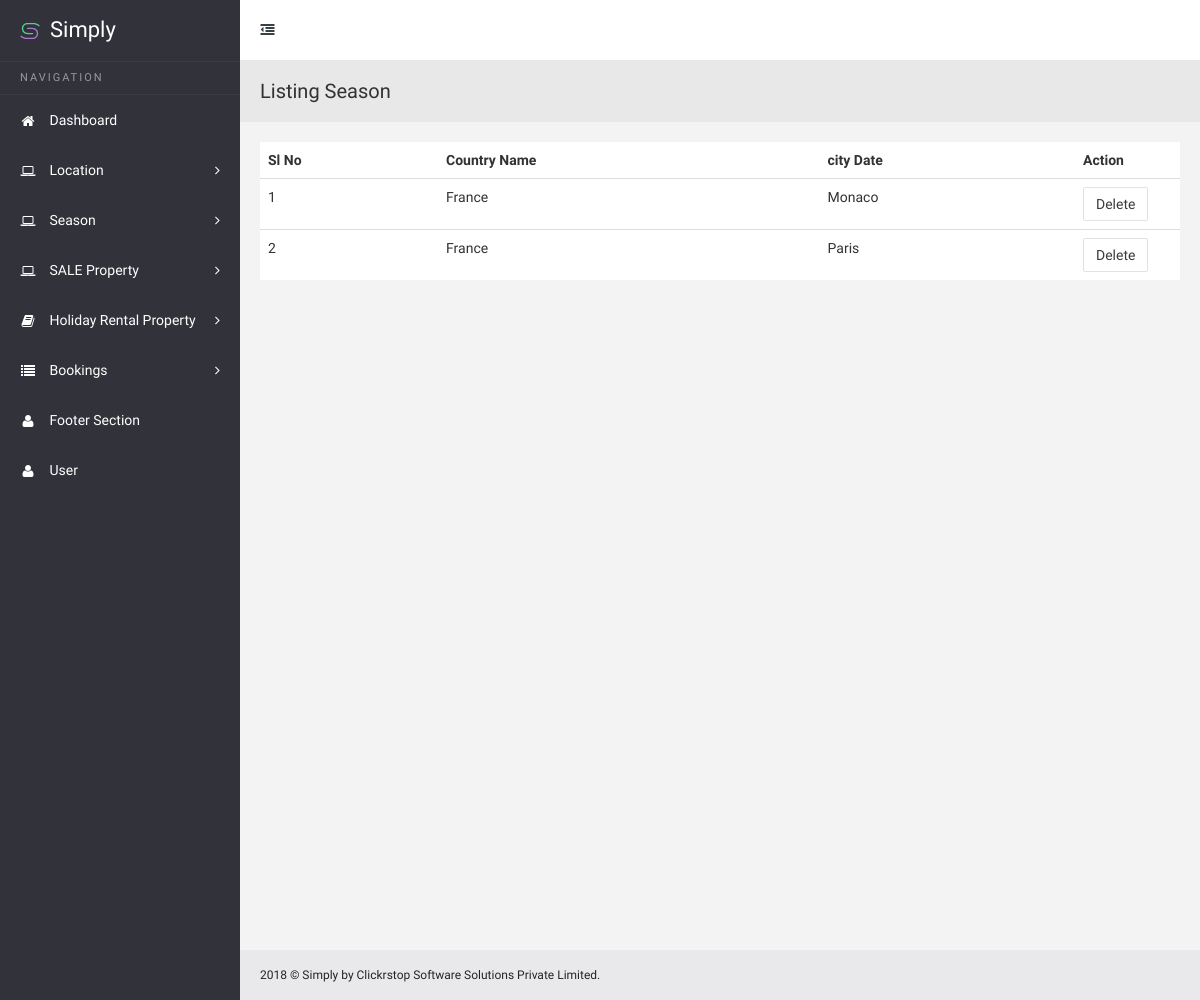
Page /Simply-Perigord/admin/index.php/listing_location on the committed database.
### tables this page shows
CREATE TABLE IF NOT EXISTS `location` (
  `location_id` int(255) NOT NULL AUTO_INCREMENT,
  `country` varchar(255) NOT NULL,
  `city_name` varchar(255) NOT NULL,
  PRIMARY KEY (`location_id`)
);

### Simply-Perigord/admin/application/controllers/Listing_location.php (called while the page is built, shortened)
<?php
class Listing_location extends CI_Controller {
	public function index()
	{
		$this->load->model('listing_location_m');
		$data['get_all_location'] = $this->listing_location_m->fetch_location();
		$this->load->view('listing_location',$data);
	}
}

### Simply-Perigord/admin/index.php (called while the page is built, shortened)
<?php
require_once BASEPATH.'core/CodeIgniter.php';

### Simply-Perigord/admin/application/models/Listing_location_m.php (called while the page is built, shortened)
<?php
class Listing_location_m extends CI_Model {
	public function fetch_location()
	{
		$this->db->select('*');
		$this->db->from('location');
		$query = $this->db->get();
		return $query->result();
	}
}

### Simply-Perigord/admin/application/views/listing_location.php (the view, shortened to what this page needs)
<!DOCTYPE html>
<html lang="en">
<head>
    <link href="css/jquery.dataTables.css" rel="stylesheet">
    <link href="css/dataTables.tableTools.css" rel="stylesheet">
    <link href="css/dataTables.colVis.min.css" rel="stylesheet">
    <link href="css/dataTables.responsive.css" rel="stylesheet">
    <link href="css/dataTables.scroller.css" rel="stylesheet">
</head>
<body class="sticky-header">
    <section>
        <div class="body-content" style="min-height: 1000px;">
            <div class="page-head">
                <h3 class="m-b-less">
                    Listing Season
                </h3>
            </div>
            <div class="wrapper">
                <div class="row">
                    <div class="col-sm-12">
                        <section class="panel">
                            <div class="table-responsive">
                                <table class="table colvis-data-table data-table">
                                    <thead>
                                    <tr>
                                        <th>Sl No</th>
                                        <th>Country Name</th>
                                        <th>city Date</th>
                                        <th width="105px;">Action</th>
                                    </tr>
                                    </thead>
                                    <tbody>
                                    <?php
                                        $i = 1;
                                        foreach($get_all_location AS $fetch_each_location){
                                    ?>
                                    <tr>
                                        <td><?php echo $i;?></td>
                                        <td><?php echo ucfirst($fetch_each_location->country);?></td>
                                        <td><?php echo ucfirst($fetch_each_location->city_name);?></td>
                                        <td>
                                            <a href="<?php echo base_url('listing_location/delete_location_id/');?><?php echo $fetch_each_location->location_id?>" class="btn btn-default">Delete</a>
                                        </td>
                                    </tr>
                                    <?php
                                        $i++;
                                        }
                                    ?>
                                    </tbody>
                                </table>
                            </div>
                        </section>
                    </div>
                </div>
            </div>
        </div>
    </section>
</body>
</html>

### Simply-Perigord/admin/css/default-theme.css (style rules this page uses)
body, .dark-logo-bg { background: #32323a; }

### rows in the picture
location: country "France", city_name "Monaco"
location: country "France", city_name "Paris"
